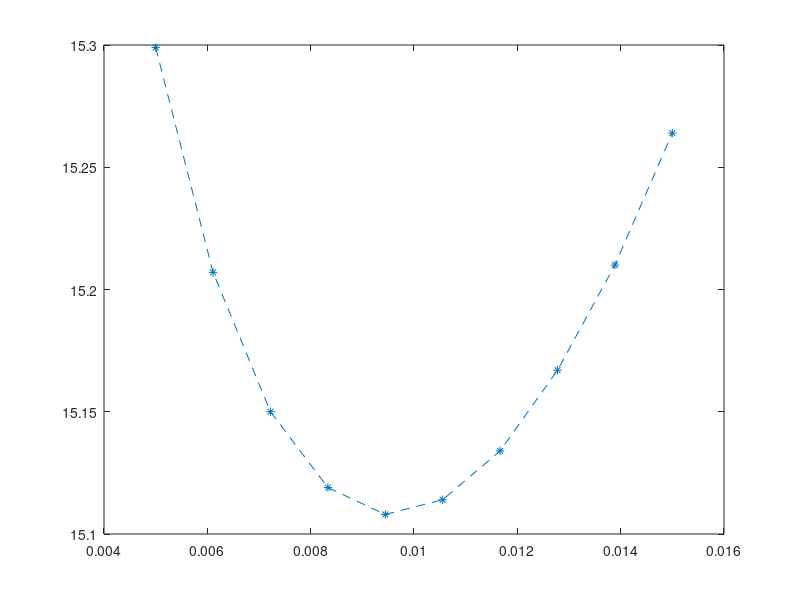

Reproduce this figure in MATLAB.
a=0.02;
p_c=linspace(0.005,0.015,10); %the parameter range fot the parameter of interest. 
b=0.5;
g=1;
d=0;
e=0.01;

dt=0.001;
time=0:dt:1000;
lt=length(time);



for c=1:10;
   
    e=p_c(c); %define parameter of interest
   
    %initial conditions
    v=0.14; %this is twice the minimum voltage needed to make AP for the nominal parameter set.
    w=0;
        
   for t=1:lt;
       
        v1=v+dt*(-w-v.*(v-a).*(v-1));
        w1=w+dt*e*(b*v-g*w-d);
    
        if v1<v 
            v_max(c)=v;
            tau(c)=t*dt;
            break
        end
    
        v=v1;
        w=w1;
    
    end
end

plot(p_c,tau, '*--')
